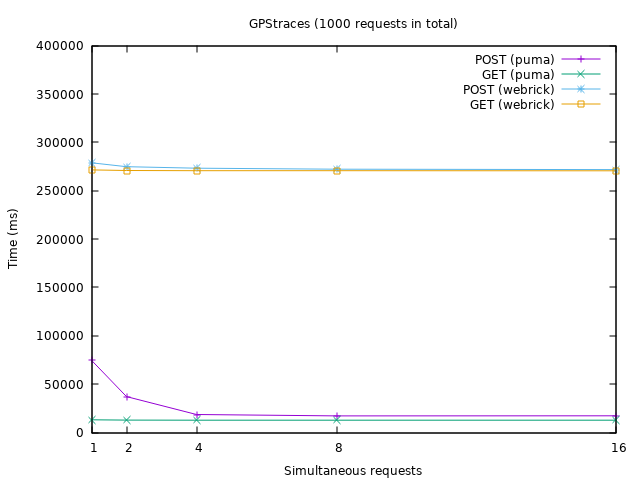

Reproduce this figure in gnuplot.
set title "GPStraces (1000 requests in total)"
set style data linespoints
set xlabel "Simultaneous requests"
set xtics (1,2,4,8,16,32)
set ylabel "Time (ms)"
set yrange [0:400000]
plot 'results_puma.txt' using 1:2 title 'POST (puma)', \
     'results_puma.txt' using 1:3 title 'GET (puma)', \
     'results_webrick.txt' using 1:2 title 'POST (webrick)', \
     'results_webrick.txt' using 1:3 title 'GET (webrick)'
